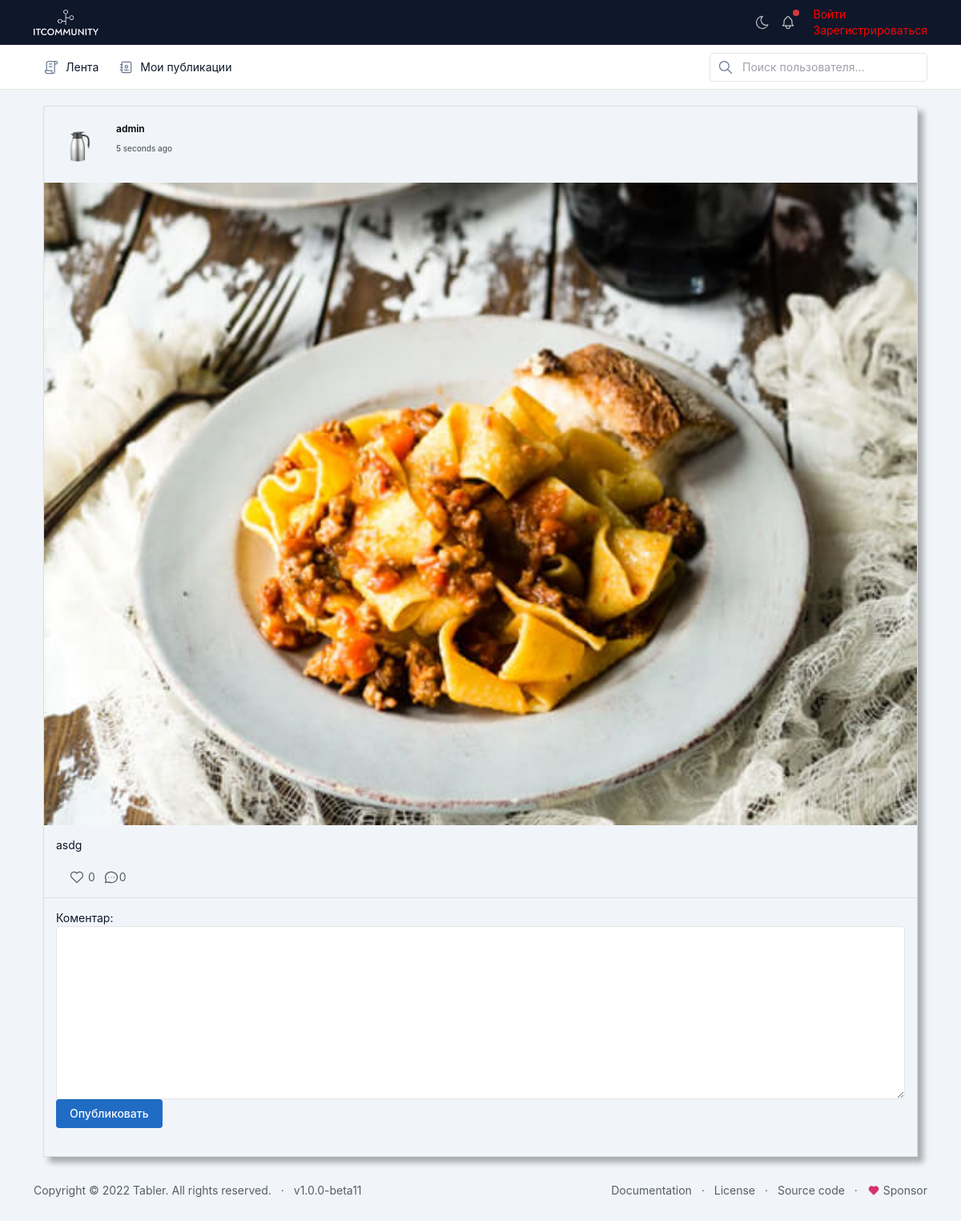
Page /post/detail/11/ on the earlier database version.
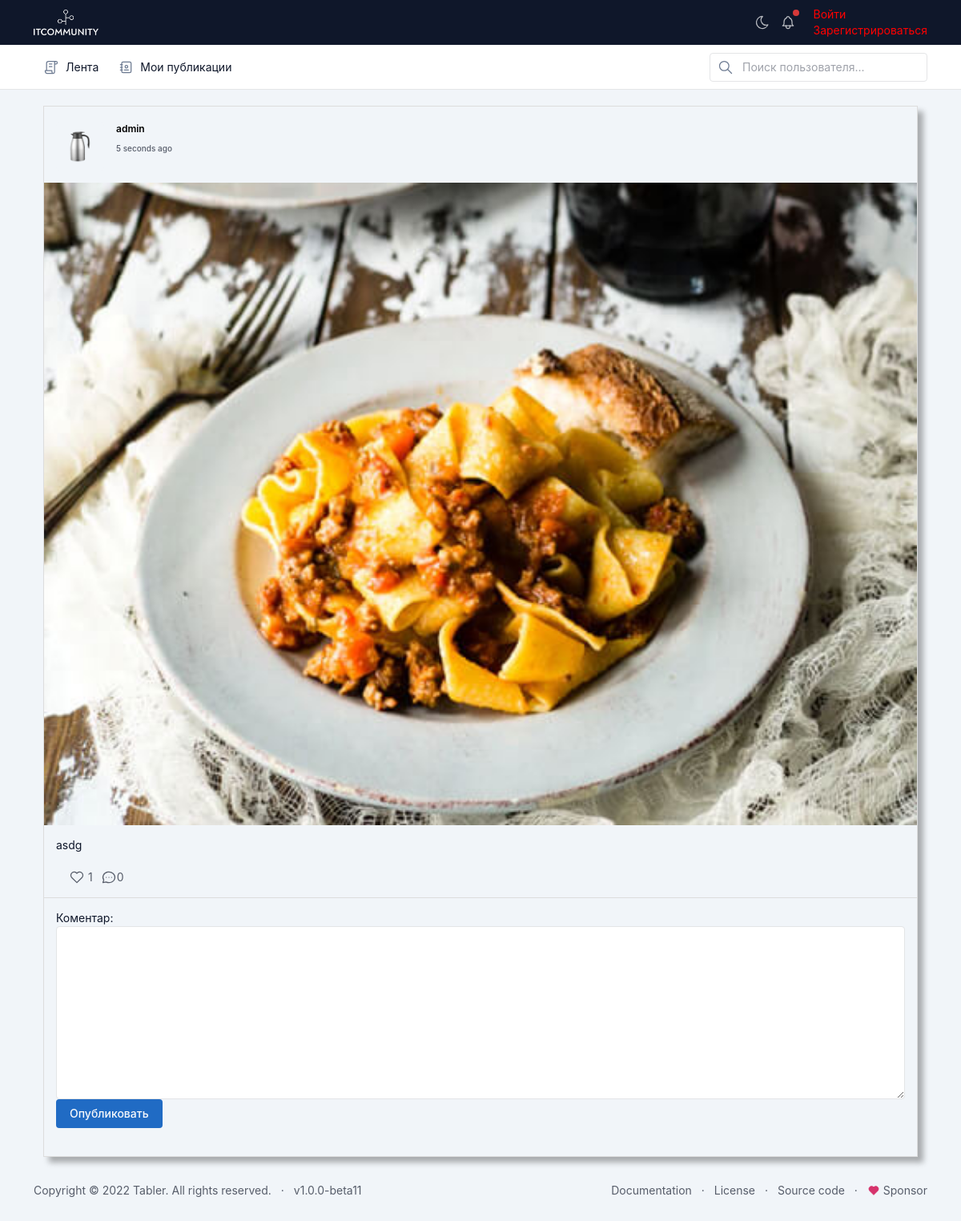
Same page on the later database version.
### apps/posts/models.py (models this page shows, shortened)
class Post(models.Model):
    author = models.ForeignKey(User, on_delete=models.CASCADE, related_name="posts")
    image = models.ImageField(upload_to="posts/")
    description = models.TextField()
    is_archive = models.BooleanField(default=False)
    created = models.DateTimeField(auto_now_add=True)
    updated = models.DateTimeField(auto_now=True)
    likes = models.ManyToManyField(
        User,
        related_name="user_likes",
        null=True,
        blank=True
    )
    class Meta:
        verbose_name = "Публикация"
        verbose_name_plural = "Публикации"

### apps/accounts/models.py (models this page shows, shortened)
class User(AbstractUser):
    avatar = models.ImageField(
        upload_to="users/avatars/",
        null=True,  # для базы
        blank=True,  # для формы
        verbose_name="Фото профиля"
    )
    birthday = models.DateField("Дата рождения", null=True)
    phone = models.CharField("Номер телефона", max_length=14, null=True)
    following = models.ManyToManyField("self", blank=True, null=True,
                 related_name="followers", symmetrical=False)
    is_private = models.BooleanField(default=False)
    class Meta:
        verbose_name = "Пользователь"
        verbose_name_plural = "Пользователи"

### apps/posts/views.py (the view)
# urls.py: path("post/detail/<int:pk>/", PostDetailView.as_view(), name="post_detail"),
class PostDetailView(DetailView):
    template_name = "post_details.html"
    model = Post
    queryset = Post.objects.all()
    def get_context_data(self, **kwargs):
        context = super().get_context_data(**kwargs)
        context["form"] = PostUpdateForm(instance=self.get_object())
        context["comment_form"] = CommentForm()
        return context

### apps/posts/forms.py
class PostUpdateForm(forms.ModelForm):
    class Meta:
        model = Post
        fields = [
            "description",
            "image",
        ]
        widgets = {
            "image": forms.FileInput(
                attrs={"class": "form-control"}
            ),
            "description": forms.Textarea(
                attrs= {"class":"form-control"}
            )
        }
        labels = {
            "description": "Описание публикации"
        }

class CommentForm(forms.ModelForm):
    class Meta:
        model = Comment
        fields = ["content"]
        widgets = {
            "content": forms.Textarea(
                attrs={"class":"form-control"}
            )
        }
        labels = {
            "content": "Коментар"
        }

### apps/posts/templates/post_details.html (shortened to what the changed rows need)
{% extends 'base.html' %}
{% load static %}
{% block style_css %}
    <link rel="stylesheet" href="{% static 'css/post_detail.css' %}">
{% endblock %}
{% block content %}
    <div class="page-body">
        <div class="container-xl">
            <div class="content">
                <link rel="stylesheet" type="text/css"
                      href="//netdna.bootstrapcdn.com/font-awesome/4.1.0/css/font-awesome.min.css">
                <div class="container bootstrap snippets bootdey">
                    <div class="col-md-auto">
                        <div class="panel panel-white post panel-shadow">
                            <div class="post-heading">
                                <div class="pull-left image">
                                    {% if post.author.avatar %}
                                        <img src="{{ post.author.avatar.url }}" class="img-circle avatar"
                                             alt="user profile image">
                                    {% else %}
                                        <img src="/static/img/icons/user_profile.png" alt=""
                                             class="image-circle avatar">
                                    {% endif %}
                                </div>
                                <div class="pull-left meta">
                                    <div class="title h5">
                                        <a href="#"><b>{{ post.author.username }}</b></a>
                                    </div>
                                </div>
                            </div>
                            <div class="post-image">
                                <img src="{{ post.image.url }}" class="image" alt="image post"
                                     width="height:200px;">
                            </div>
                            <div class="post-description">
                                <p>{{ post.description }}</p>
                                <div class="stats">
                                    <div class="ms-auto d-flex">
                                        {% if request.user in post.likes.all %}
                                            <a href="{% url 'unlike_post' post.id %}" class="ms-3 text-muted">
                                                <svg xmlns="http://www.w3.org/2000/svg"
                                                     class="icon icon-filled text-red" width="24" height="24"
                                                     viewBox="0 0 24 24" stroke-width="2" stroke="currentColor"
                                                     fill="none" stroke-linecap="round" stroke-linejoin="round">
                                                    <path stroke="none" d="M0 0h24v24H0z" fill="none"/>
                                                    <path d="M19.5 12.572l-7.5 7.428l-7.5 -7.428m0 0a5 5 0 1 1 7.5 -6.566a5 5 0 1 1 7.5 6.572"/>
                                                </svg>
                                                {{ post.likes.count }}
                                            </a>
                                        {% else %}
                                            <a href="{% url 'like_post' post.id %}" class="ms-3 text-muted">
                                                {{ post.likes.count }}
                                            </a>
                                        {% endif %}
                                        <div class="text-muted d-flex" style="margin-left:10px;">
                                            {{ post.post_comments.count }}
                                        </div>
                                    </div>
                                </div>
                            </div>
                            <div class="post-footer">
                                <form action="{% url 'create_comment' post.id %}" method="post">
                                    {{ comment_form }}
                                </form>
                            </div>
                        </div>
                    </div>
                </div>
            </div>
        </div>
{% endblock %}

Differences in the rows shown:
changed Post "asdg": likes.count "0" → "1"
